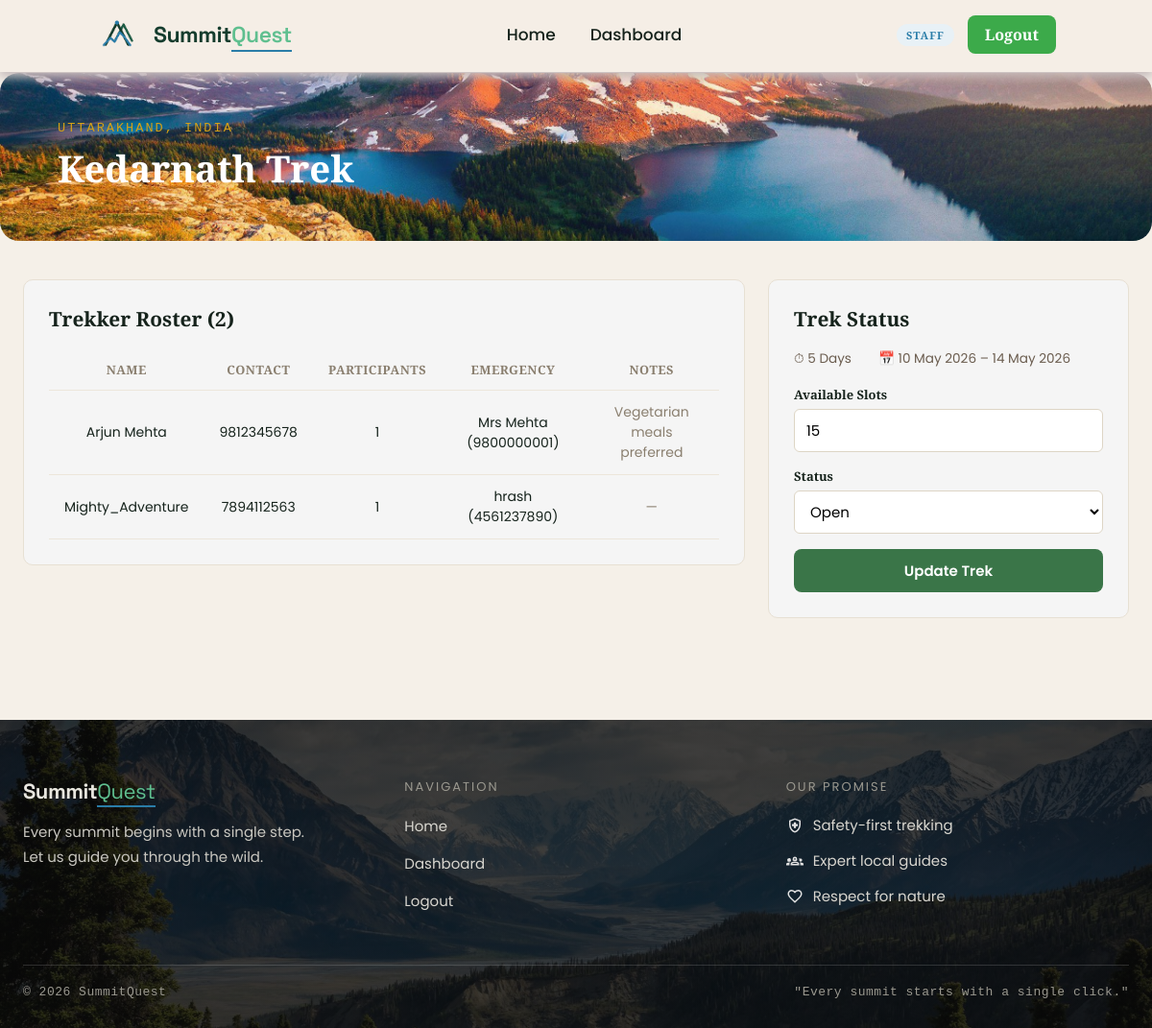
The page /staff/trek/1 (signed in) on the database as committed earlier.
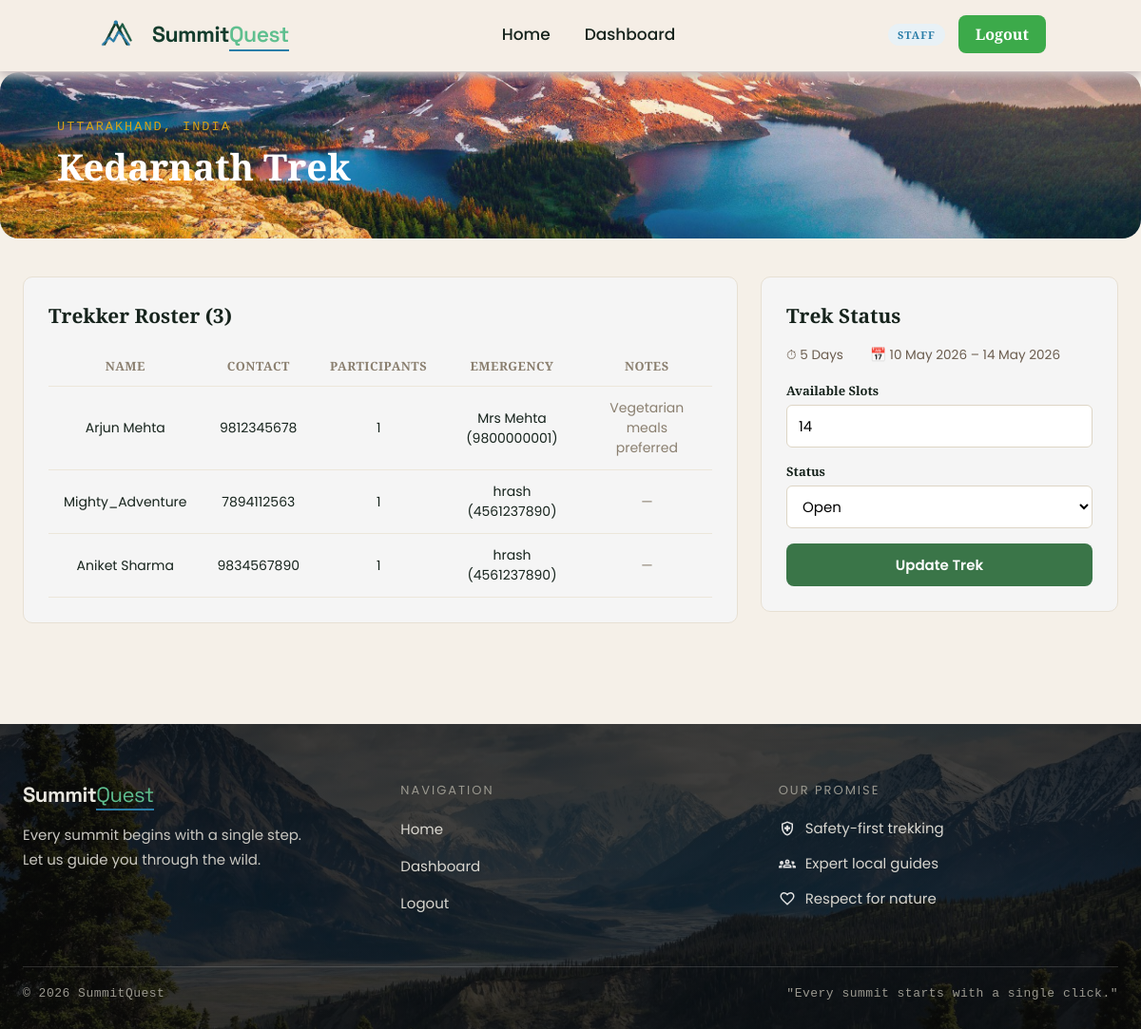
The same page on the database as committed later.
### app/models.py (models this page shows, shortened)
class Treks(db.Model):
    __tablename__ = "trek"
    id = db.Column(db.Integer, primary_key = True)
    name = db.Column(db.String(256), nullable= False, index = True)
    location = db.Column(db.String(50), nullable= False, index = True)
    difficulty= db.Column(db.String(50), nullable = False, index = True)
    status = db.Column(db.String(50), nullable = False, default = "Pending")
    duration =  db.Column(db.Integer, nullable= False)
    starting_date = db.Column(db.Date, nullable= False)
    ending_date = db.Column(db.Date, nullable= False)
    is_blocked = db.Column(db.String(50),nullable = False,default = False)
    created_at = db.Column(db.DateTime, default=datetime.utcnow, nullable=False)
    capacity = db.Column(db.Integer, default = 10)
    available = db.Column(db.Integer, default = 10)
    description = db.Column(db.Text)
    updated_at = db.Column(db.DateTime, default=datetime.utcnow, onupdate=datetime.utcnow, nullable=False)
    price = db.Column(db.Float, default=0)
    altitude = db.Column(db.String(50), nullable=True)
    image_url = db.Column(db.String(500), nullable=True)
    highlights = db.Column(db.Text, nullable=True)
    requirements = db.Column(db.Text, nullable=True)
    assigned_staff_id = db.Column(db.Integer,db.ForeignKey("user.id"),nullable = True)
    bookings = db.relationship(
    "Bookings",
    backref="trek",
    cascade="all, delete-orphan")

class Bookings(db.Model):
    __tablename__ = "booking"
    id = db.Column(db.Integer, primary_key = True)
    user_id = db.Column(db.Integer, db.ForeignKey("user.id"), nullable = False, index= True)
    trek_id = db.Column(db.Integer, db.ForeignKey("trek.id"), nullable = False, index= True)
    booked_at = db.Column(db.DateTime , default = datetime.utcnow)
    status = db.Column(db.String(20), nullable=False, default="booked", index=True)
    participants = db.Column(db.Integer, nullable=False, default=1)
    emergency_contact = db.Column(db.String(120), nullable=True)
    emergency_phone = db.Column(db.String(20), nullable=True)
    notes = db.Column(db.Text)

class User(db.Model):
    __tablename__ = "user"
    id = db.Column(db.Integer,primary_key= True)
    full_name = db.Column(db.String(256), nullable = False)
    name = db.Column(db.String(256),nullable= False)
    email = db.Column(db.String(256),nullable= False,unique = True)
    pass_hash = db.Column(db.String(1000),nullable=False)
    contact = db.Column(db.String(13),nullable = True)
    role = db.Column(db.String(50),nullable = False,default = "trekker")
    address = db.Column(db.String(256), nullable=True)
    bio = db.Column(db.Text, nullable=True)
    is_approved = db.Column(db.Boolean, default=True, nullable=False)
    is_blacklisted = db.Column(db.Boolean, default=False, nullable=False)
    created_at =  db.Column(db.DateTime,default=datetime.utcnow)
    bookings = db.relationship(
    "Bookings",
    backref="user",
    cascade="all, delete-orphan")
    assigned_treks = db.relationship(
    "Treks",
    backref="staff_member",
    foreign_keys="Treks.assigned_staff_id")

### app/routes.py (the view)
@visit.route("/staff/trek/<int:trek_id>")
@login_required
@staff_required
def staff_trek_detail(trek_id):
    trek = Treks.query.get_or_404(trek_id)
    if trek.assigned_staff_id != session["user_id"] and session.get("role") != "admin":
        abort(403)
    bookings = Bookings.query.filter_by(trek_id=trek_id, status="Booked").all()
    return render_template("staff/trek_detail.html", trek=trek, bookings=bookings)

### app/utils.py (called while the page is built)
def current_user():
    if 'user_id' not in session:
        return AnonUser()
    return SessionUser(session)

def login_required(f):
    @wraps(f)
    def wrapper(*args, **kwargs):
        if 'user_id' not in session:
            flash('Please log in to continue.', 'info')
            return redirect(url_for('visit.login'))
        return f(*args, **kwargs)
    return wrapper

def staff_required(f):
    @wraps(f)
    def wrapper(*args, **kwargs):
        if 'user_id' not in session:
            return redirect(url_for('visit.login'))
        role = session.get('role')
        if role not in ('staff', 'admin'):
            abort(403)
        if role == 'staff' and not session.get('is_approved'):
            flash('Your staff account is pending admin approval.', 'warning')
            return redirect(url_for('visit.home'))
        return f(*args, **kwargs)
    return wrapper

def format_date(value):
    if not value:
        return '—'
    return value.strftime('%d %b %Y')

def format_duration(days):
    if not days or days < 1:
        return '—'
    weeks, remainder = divmod(int(days), 7)
    parts = []
    if weeks:
        parts.append(f"{weeks} Week{'s' if weeks > 1 else ''}")
    if remainder:
        parts.append(f"{remainder} Day{'s' if remainder > 1 else ''}")
    return ' '.join(parts) if parts else f"{days} Day{'s' if days != 1 else ''}"

### templates/staff/trek_detail.html (shortened to what this page needs)
{% extends "base.html" %}
{% import "macros.html" as m %}
{% block extra_css %}
<link rel="stylesheet" href="{{ url_for('static', filename='css/for_dashboard.css') }}">
{% endblock %}
{% block content %}
{{ m.page_header(trek.name, trek.location) }}
<div class="page-body">
    <div class="split-layout">
        <div class="sq-card">
            <h2 class="sq-card-title">Trekker Roster ({{ bookings|length }})</h2>
            {% if bookings %}
            <div class="table-wrap">
                <table class="data-table">
                    <thead><tr><th>Name</th><th>Contact</th><th>Participants</th><th>Emergency</th><th>Notes</th></tr></thead>
                    <tbody>
                        {% for b in bookings %}
                        <tr>
                            <td>{{ b.user.full_name }}</td>
                            <td class="numbers">{{ b.user.contact or "—" }}</td>
                            <td>{{ b.participants }}</td>
                            <td>{{ b.emergency_contact }} ({{ b.emergency_phone }})</td>
                            <td class="muted">{{ b.notes or "—" }}</td>
                        </tr>
                        {% endfor %}
                    </tbody>
                </table>
            </div>
            {% else %}
            <p class="muted">No trekkers have booked this trek yet.</p>
            {% endif %}
        </div>
        <div class="sq-card">
            <h2 class="sq-card-title">Trek Status</h2>
            <p class="manage-card-meta" style="margin-bottom: 18px;">
                <span>⏱ {{ format_duration(trek.duration) }}</span><br>
                <span>📅 {{ format_date(trek.starting_date) }} – {{ format_date(trek.ending_date) }}</span>
            </p>
            <form method="post" action="{{ url_for('visit.staff_update_trek', trek_id=trek.id) }}">
                <div class="field">
                    <label>Available Slots</label>
                    <input type="number" name="available" min="0" max="{{ trek.capacity }}" value="{{ trek.available }}">
                </div>
                <div class="field">
                    <label>Status</label>
                    <select name="status">
                        {% for s in ["Open", "Closed", "Completed"] %}
                        <option value="{{ s }}" {% if trek.status == s %}selected{% endif %}>{{ s }}</option>
                        {% endfor %}
                    </select>
                </div>
                <button type="submit" class="btn btn-primary btn-block">Update Trek</button>
            </form>
        </div>
    </div>
</div>
{% endblock %}

### templates/base.html (shortened to what this page needs)
<!doctype html>
<html lang="en">
<head>
    <link href="{{ url_for('static', filename='css/style.css') }}" rel="stylesheet" />
    {% block extra_css %}{% endblock %}
</head>
<body>
<nav class="navbar">
    <a href="{{ url_for('visit.home') }}" class="brand">
        <img src="{{ url_for('static', filename='assets/logo-removebg-preview.png') }}" alt="logo" height="40px" width="50px">
        <span class="brand-name"><span class="main">Summit</span><span class="accent">Quest</span></span>
    </a>
    <ul class="nav-links">
        <li><a href="{{ url_for('visit.home') }}">Home</a></li>
        {% if current_user.is_authenticated %}
            {% if current_user.role == 'admin' %}
            <li><a href="{{ url_for('visit.admin_dashboard') }}">Dashboard</a></li>
            <li><a href="{{ url_for('visit.admin_treks') }}">Treks</a></li>
            <li><a href="{{ url_for('visit.admin_staff_list') }}">Staff</a></li>
            <li><a href="{{ url_for('visit.admin_users') }}">Users</a></li>
            <li><a href="{{ url_for('visit.admin_bookings') }}">Bookings</a></li>
            {% elif current_user.role == 'staff' %}
            <li><a href="{{ url_for('visit.staff_dashboard') }}">Dashboard</a></li>
            {% else %}
            <li><a href="{{ url_for('visit.user_dashboard') }}">Dashboard</a></li>
            <li><a href="{{ url_for('visit.browse_treks') }}">Treks</a></li>
            <li><a href="{{ url_for('visit.my_bookings') }}">My Bookings</a></li>
            {% endif %}
        {% else %}
            <li><a href="#treks_redirect">Treks</a></li>
        {% endif %}
    </ul>
    <div class="nav-actions">
        {% if current_user.is_authenticated %}
        <span class="role-pill role-{{ current_user.role }}">{{ current_user.role }}</span>
        <a href="{{ url_for('visit.logout') }}" class="btn-register">Logout</a>
        {% else %}
        <a href="{{ url_for('visit.login') }}" class="btn-login">Login</a>
        <a href="{{ url_for('visit.register') }}" class="btn-register">Register</a>
        {% endif %}
    </div>
</nav>
<main class="site-main">
    {% block content %}{% endblock %}
</main>
<footer class="site-footer">
    <div class="footer-inner">
        <div class="footer-columns">
            <div class="footer-col">
                <div class="brand-name">Summit<span class="accent">Quest</span></div>
                <p>Every summit begins with a single step.<br>Let us guide you through the wild.</p>
            </div>
            <div class="footer-col">
                <div class="col-heading">Navigation</div>
                <ul>
                    <li><a href="{{ url_for('visit.home') }}">Home</a></li>
                    {% if current_user.is_authenticated %}
                        {% if current_user.role == 'admin'%}
                        <li><a href="{{ url_for('visit.admin_dashboard')}}">Dashboard</a></li>
                        {% elif current_user.role == 'staff' %}
                        <li><a href="{{ url_for('visit.staff_dashboard')}}">Dashboard</a></li>
                        {% else %}
                        <li><a href="{{ url_for('visit.user_dashboard')}}">Dashboard</a></li>
                        {% endif %}
                        <li><a href="{{ url_for('visit.logout')}}">Logout</a></li>
                    {% else %}
                    <li><a href="{{ url_for('visit.login') }}">Login</a></li>
                    <li><a href="{{ url_for('visit.register') }}">Register</a></li>
                    {% endif%}
                </ul>
            </div>
            <div class="footer-col">
                <div class="col-heading">Our Promise</div>
                <ul class="promise-list">
                    <li class="promos">
                        <img src="{{ url_for('static', filename='assets/safety.svg') }}" alt="Safety">
                        Safety-first trekking
                    </li>
                    <li class="promos">
                        <img src="{{ url_for('static', filename='assets/expert.svg') }}" alt="Expert">
                        Expert local guides
                    </li>
                    <li class="promos">
                        <img src="{{ url_for('static', filename='assets/love.svg') }}" alt="Love">
                        Respect for nature
                    </li>
                </ul>
            </div>
        </div>
        <hr class="footer-divider">
        <div class="footer-bottom">
            <span>&copy; 2026 SummitQuest</span>
            <span>"Every summit starts with a single click."</span>
        </div>
    </div>
</footer>
</body>
</html>

### templates/macros.html (shortened to what this page needs)
{% macro page_header(title, subtitle) %}
<div class="page-header">
    <div class="page-header-inner">
        {% if subtitle %}<p class="page-header-eyebrow">{{ subtitle }}</p>{% endif %}
        <h1 class="page-header-title">{{ title }}</h1>
    </div>
</div>
{% endmacro %}

### static/css/style.css (style rules this page uses)
* { margin: 0; padding: 0; box-sizing: border-box; }
html { scroll-behavior: smooth; }
body { font-family: 'Playfair Display', 'Poppins', sans-serif; background-color: #f5f0e8; color: #16231C; }
a { color: inherit; }
.navbar { position: fixed; top: 0; left: 0; width: 100%; display: flex; align-items: center; justify-content: space-between; padding: 16px 100px; background-color: rgb(245, 238, 230); border-bottom: 3px solid rgb(245, 238, 230); z-index: 100; box-shadow: 0px 5px 10px 1px rgb(198, 188, 188); }
.brand { display: flex; align-items: center; gap: 10px; text-decoration: none; }
.brand-name { font-family: 'Space Grotesk', 'Poppins', sans-serif; font-size: 23px; letter-spacing: -0.5px; white-space: nowrap; }
.brand-name .main { font-weight: 700; color: #143C2D; }
.brand-name .accent { color: #5fbf8f; font-weight: 600; border-bottom: 2px solid #2A7DA8; padding-bottom: 1px; }
.nav-links { display: flex; list-style: none; gap: 36px; }
.nav-links a { text-decoration: none; color: #16231C; font-weight: 500; font-size: 17px; padding-bottom: 4px; border-bottom: 2px solid transparent; transition: all 0.8s ease; }
.nav-actions { display: flex; align-items: center; gap: 14px; }
.btn-register { text-decoration: none; font-weight: 600; font-size: 16px; color: #FFFFFF; background: #3caa4a; padding: 9px 18px; border-radius: 8px; transition: all 0.8s ease; }
.role-pill { font-size: 11px; font-weight: 700; text-transform: uppercase; letter-spacing: 1px; padding: 4px 10px; border-radius: 20px; background: #eef4ee; color: #2f5d3a; }
.role-pill.role-staff { background: #e8f1f6; color: #2A7DA8; }
.btn { display: inline-block; font-family: 'Poppins', sans-serif; font-weight: 600; font-size: 15px; text-decoration: none; border: none; border-radius: 8px; padding: 11px 22px; cursor: pointer; text-align: center; }
.btn-primary { background: #3a7548; color: #fff; }
.btn-block { width: 100%; transition: all 0.8s ease; }
.field { margin-bottom: 16px; text-align: left; }
.field label { display: block; font-size: 13px; font-weight: 700; margin-bottom: 6px; }
.field input, .field select, .field textarea { width: 100%; padding: 10px 12px; font-size: 15px; font-family: 'Poppins', sans-serif; border: 1px solid #ddd5c5; border-radius: 6px; background: #fff; }
.table-wrap { overflow-x: auto; }
.data-table { width: 100%; border-collapse: collapse; font-size: 14px; }
.data-table th, .data-table td { padding: 12px 16px; text-align: left; border-bottom: 1px solid #ece6da; }
.data-table th { text-transform: uppercase; font-size: 11px; letter-spacing: 0.5px; color: #8a7f6f; }
.muted { color: #8a7f6f; }
.site-footer { position: relative; background-image: linear-gradient(rgba(10, 10, 10, 0.78), rgba(10, 10, 10, 0.78)), url('../assets/footer_image.jpg'); background-size: cover; background-position: center; color: #e8e6df; padding: 60px 24px 30px; width: 100%; }
.footer-inner { max-width: 1200px; margin: 0 auto; }
.footer-columns { display: flex; flex-wrap: wrap; gap: 40px; justify-content: space-between; }
.footer-col { flex: 1 1 220px; min-width: 220px; }
.footer-col .brand-name { font-size: 22px; font-weight: bold; margin-bottom: 16px; }
.footer-col .brand-name .accent { color: #5fbf8f; font-weight: normal; border-bottom: 2px solid #2A7DA8; }
.footer-col p { font-size: 15px; line-height: 1.7; color: #c9c7c0; }
.col-heading { font-size: 13px; letter-spacing: 2px; text-transform: uppercase; color: #9a988f; margin-bottom: 18px; }
.footer-col ul { list-style: none; }
.footer-col ul li { margin-bottom: 14px; }
.footer-col ul li a { color: #d8d6cf; text-decoration: none; font-size: 15px; }
.promise-list li { display: flex; align-items: center; gap: 10px; font-size: 15px; color: #d8d6cf; }
.promise-list img { width: 18px; height: 18px; }
.footer-divider { border: none; border-top: 1px solid rgba(255, 255, 255, 0.15); margin: 40px 0 20px; }
.footer-bottom { display: flex; flex-wrap: wrap; justify-content: space-between; gap: 8px; font-family: 'Courier New', monospace; font-size: 13px; color: #9a988f; letter-spacing: 0.5px; }

Rows that differ between the two databases and show on the page:
changed Treks "Kedarnath Trek": available "15" → "14"
added Bookings: user.full_name "Aniket Sharma", user "9834567890", participants "1", emergency_contact "hrash", emergency_phone "4561237890", notes "—"
Other text that changed with them:
{{ bookings|length }}: "2" → "3"
